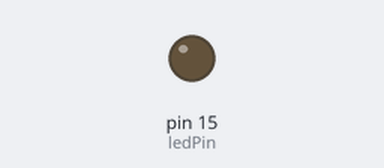
The sketch below on a simulated Arduino Uno, built with avr-gcc and run on an emulated ATmega328P. On the bench: output pins drawn as LEDs (lit = HIGH).

Above: at 0.3 s.
At 4.6 s:
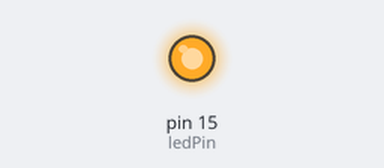
Timing chart, 0 to 7.0 s (numbered marks = the images above):
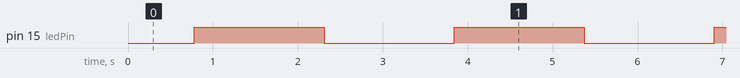

Measured:
- by itself, pin 15 (ledPin): alternates HIGH for 1.5 s and LOW for 1.5 s

The sketch:

fading_led.ino.ino
```cpp
int ledPin = 15;
int brightness = 0;
int fadeAmount = 5;

void setup() {
  // put your setup code here, to run once:
  pinMode(ledPin, OUTPUT);
}

void loop() {
  // put your main code here, to run repeatedly:
  analogWrite(ledPin, brightness);

  brightness = brightness + fadeAmount;

  if(brightness <= 0 || brightness >= 255) {
    fadeAmount = -fadeAmount;
  }

  delay(30);
}
```
